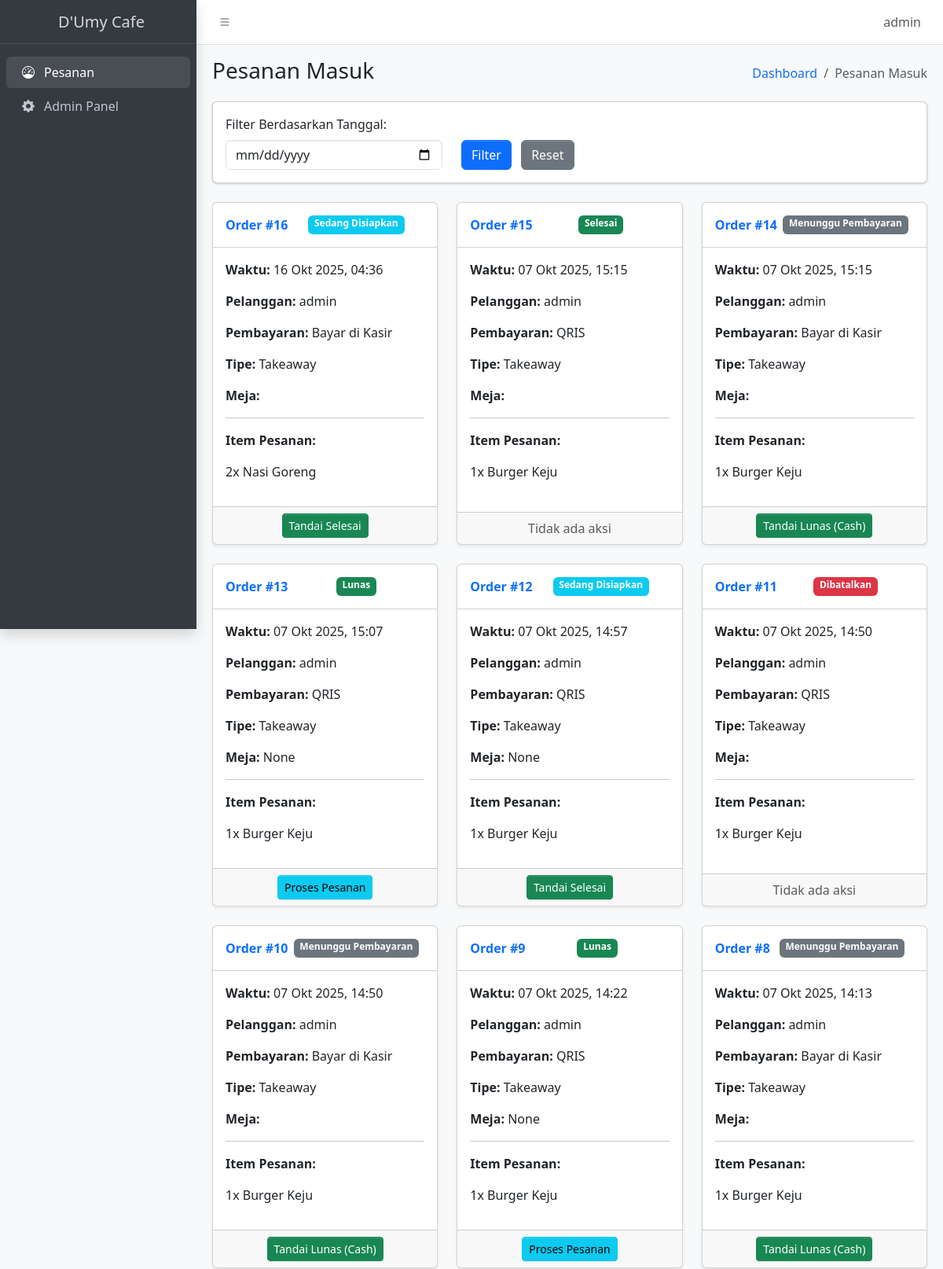
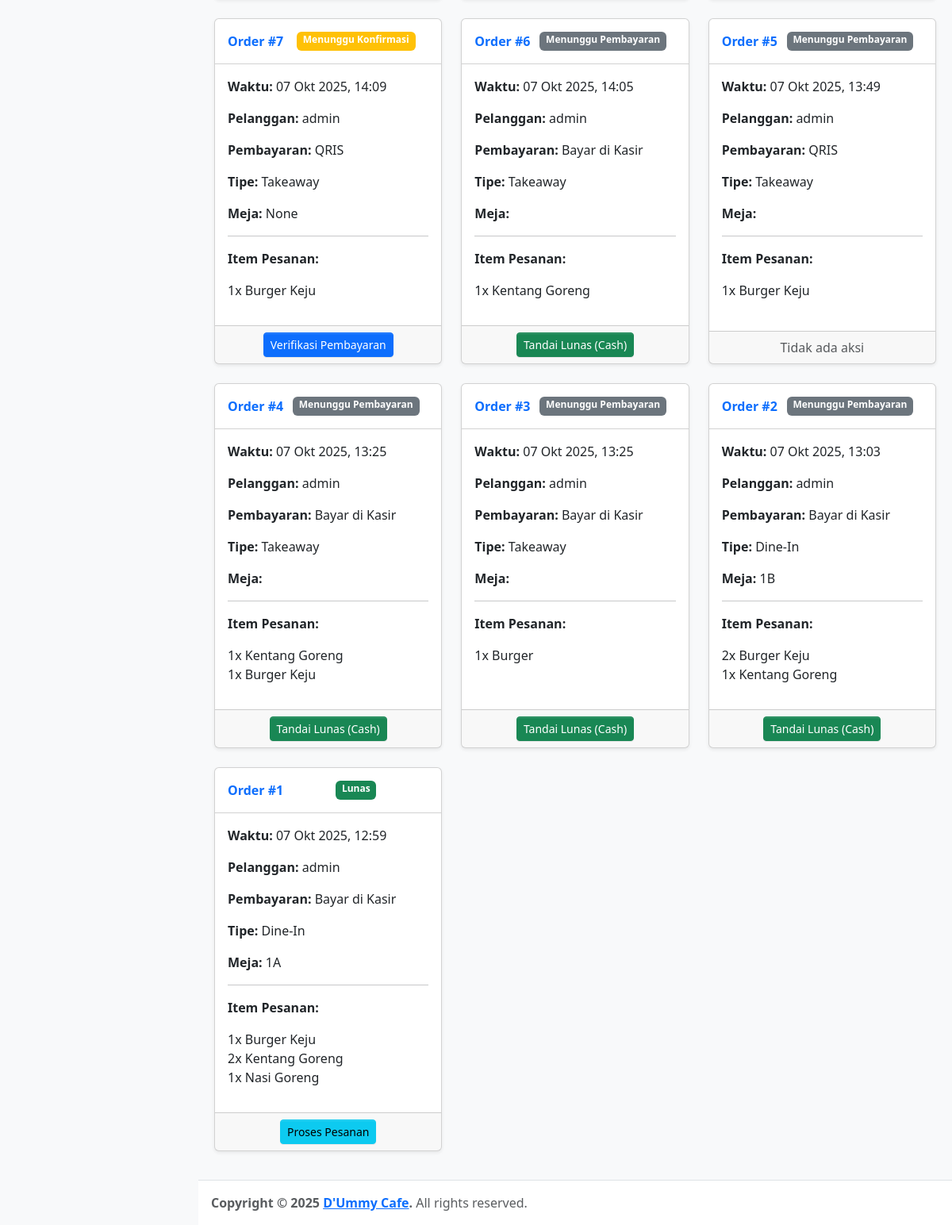
The page /dashboard/ (signed in) on the database its author committed (2 pictures, top to bottom).
### order/models.py (models this page shows, shortened)
class Order(models.Model):
    class OrderType(models.TextChoices):
        DINE_IN = 'Dine-In', 'Dine-In'
        TAKEAWAY = 'Takeaway', 'Takeaway'
    class PaymentMethod(models.TextChoices):
        CASH = 'Cash', 'Bayar di Kasir'
        QRIS = 'QRIS', 'QRIS'
    class OrderStatus(models.TextChoices):
        PENDING = 'Pending', 'Menunggu Pembayaran'
        WAITING_CONFIRMATION = 'Waiting Confirmation', 'Menunggu Konfirmasi'
        PAID = 'Paid', 'Lunas'
        PROCESSING = 'Processing', 'Sedang Disiapkan'
        COMPLETED = 'Completed', 'Selesai'
        CANCELED = 'Canceled', 'Dibatalkan'
    user = models.ForeignKey(User, on_delete=models.SET_NULL, null=True, blank=True) # Siapa yang memesan
    order_type = models.CharField(max_length=10, choices=OrderType.choices, default=OrderType.DINE_IN)
    table_number = models.CharField(max_length=5, null=True, blank=True) # Nomor meja jika dine-in
    payment_method = models.CharField(max_length=10, choices=PaymentMethod.choices, default=PaymentMethod.CASH)
    status = models.CharField(max_length=25, choices=OrderStatus.choices, default=OrderStatus.PENDING)
    payment_proof = models.ImageField(upload_to='payment_proofs/', null=True, blank=True)
    created_at = models.DateTimeField(auto_now_add=True) # Kapan pesanan dibuat
    is_paid = models.BooleanField(default=False) # Status pembayaran
    class Meta:
        ordering = ['-created_at']

class OrderItem(models.Model):
    order = models.ForeignKey(Order, related_name='items', on_delete=models.CASCADE)
    product = models.ForeignKey(ListMenu, related_name='order_items', on_delete=models.CASCADE)
    price = models.DecimalField(max_digits=10, decimal_places=2) # Harga produk saat dibeli
    quantity = models.PositiveIntegerField(default=1)

### menu/models.py (models this page shows, shortened)
class ListMenu(models.Model):
    name = models.CharField(max_length=100)
    slug = models.SlugField(unique=True, help_text="Teks unik untuk URL, akan terisi otomatis jika dikosongkan.")
    description = models.TextField()
    image = models.ImageField(upload_to='menu_images/')
    price = models.DecimalField(max_digits=8, decimal_places=2)
    category = models.ForeignKey(Category, on_delete=models.CASCADE, related_name="list_menu")

### dashboard/views.py (the view)
# urls.py: path('', views.dashboard_view, name='main'),
@staff_member_required
def dashboard_view(request):
    selected_date = request.GET.get('tanggal', None)
    orders = Order.objects.all().order_by('-created_at')
    if selected_date:
        orders = orders.filter(created_at__date=selected_date)
    context = {
        'orders': orders,
        'selected_date': selected_date,
    }
    return render(request, 'dashboard/dashboard.html', context)

### order/context_processors.py (called while the page is built)
def cart_item_count(request):
    cart = request.session.get('cart', {})
    count = sum(item['quantity'] for item in cart.values())
    return {'cart_item_count': count}

### dashboard/templates/dashboard/dashboard.html (shortened to what this page needs)
{% extends 'dashboard/dashboard_base.html' %} {% load static %} {% load humanize
%} {% block page_title %} Pesanan Masuk {% endblock %} {% block breadcrumb %}
Pesanan Masuk {% endblock breadcrumb %} {% block content %}
<div class="card mb-4">
  <div class="card-body">
    <form
      method="GET"
      action="{% url 'dashboard:main' %}"
      class="row align-items-end"
    >
      <div class="col-md-4">
        <label for="tanggal" class="form-label"
          >Filter Berdasarkan Tanggal:</label
        >
        <input
          type="date"
          name="tanggal"
          id="tanggal"
          class="form-control"
          value="{{ selected_date }}"
        />
      </div>
      <div class="col-md-4">
        <button type="submit" class="btn btn-primary">Filter</button>
        <a href="{% url 'dashboard:main' %}" class="btn btn-secondary ms-2"
          >Reset</a
        >
      </div>
    </form>
  </div>
</div>
<div class="row">
  {% for order in orders %}
  <div class="col-md-6 col-lg-4 mb-4">
    <div class="card h-100 shadow-sm">
      <div class="card-header d-flex justify-content-between">
        <strong class="text-primary">Order #{{ order.id }}</strong>
        <span
          class="badge {% if order.status == 'Completed' %}bg-success {% elif order.status == 'Paid' %}bg-success {% elif order.status == 'Processing' %}bg-info {% elif order.status == 'Waiting Confirmation' %}bg-warning {% elif order.status == 'Canceled' %}bg-danger {% else %}bg-secondary {% endif %}"
        >
          {{ order.get_status_display }}
        </span>
      </div>
      <div class="card-body">
        <p><strong>Waktu:</strong> {{ order.created_at|date:"d M Y, H:i" }}</p>
        <p><strong>Pelanggan:</strong> {{ order.user.username }}</p>
        <p>
          <strong>Pembayaran:</strong> {{ order.get_payment_method_display }}
        </p>
        <p><strong>Tipe:</strong> {{ order.order_type }}</p>
        <p><strong>Meja:</strong> {{order.table_number }}</p>
        <hr />
        <p><strong>Item Pesanan:</strong></p>
        <ul class="list-unstyled">
          {% for item in order.items.all %}
          <li>{{ item.quantity }}x {{ item.product.name }}</li>
          {% endfor %}
        </ul>
      </div>
      <div class="card-footer text-center">
        {% if order.status == 'Waiting Confirmation' %}
        <a
          href="{% url 'dashboard:order_detail' order_id=order.id %}"
          class="btn btn-primary btn-sm"
          >Verifikasi Pembayaran</a
        >
        {% elif order.status == 'Pending' and order.payment_method == 'Cash' %}
        <form
          action="{% url 'dashboard:mark_as_paid' order_id=order.id %}"
          method="POST"
          class="d-inline"
        >
          <button type="submit" class="btn btn-success btn-sm">
            Tandai Lunas (Cash)
          </button>
        </form>
        {% elif order.status == 'Paid' %}
        <form
          action="{% url 'dashboard:process_order' order_id=order.id %}"
          method="POST"
          class="d-inline"
        >
          <button type="submit" class="btn btn-info btn-sm">
            Proses Pesanan
          </button>
        </form>
        {% elif order.status == 'Processing' %}
        <form
          action="{% url 'dashboard:complete_order' order_id=order.id %}"
          method="POST"
          class="d-inline"
        >
          <button type="submit" class="btn btn-success btn-sm">
            Tandai Selesai
          </button>
        </form>
        {% else %}
        <span class="text-muted">Tidak ada aksi</span>
        {% endif %}
      </div>
    </div>
  </div>
  {% empty %}
  <div class="col-12 text-center">
    <div class="alert alert-info">Belum ada pesanan yang masuk.</div>
  </div>
  {% endfor %}
</div>
{% endblock content %}

### dashboard/templates/dashboard/dashboard_base.html (shortened to what this page needs)
{% load static %}
<!DOCTYPE html>
<html lang="en">
  <head>
    <link
      rel="stylesheet"
      href="https://cdn.jsdelivr.net/npm/@fontsource/source-sans-3@5.0.12/index.css"
    />
    <link
      rel="stylesheet"
      href="https://cdn.jsdelivr.net/npm/bootstrap-icons@1.11.1/font/bootstrap-icons.css"
    />
    <link rel="stylesheet" href="{% static 'dist/css/adminlte.css' %}" />
  </head>
  <body class="layout-fixed sidebar-expand-lg bg-body-tertiary">
    <div class="app-wrapper">
      <nav class="app-header navbar navbar-expand bg-body">
        <div class="container-fluid">
          <ul class="navbar-nav">
            <li class="nav-item">
              <a
                class="nav-link"
                data-lte-toggle="sidebar"
                href="#"
                role="button"
              >
                <i class="bi bi-list"></i>
              </a>
            </li>
          </ul>
          <ul class="navbar-nav ms-auto">
            {% if user.is_authenticated %}
            <li class="nav-item dropdown user-menu">
              <a
                href="#"
                class="nav-link dropdown-toggle"
                data-bs-toggle="dropdown"
              >
                <span class="d-none d-md-inline">{{ user.username }}</span>
              </a>
            </li>
            {% endif %}
          </ul>
        </div>
      </nav>
      <aside class="app-sidebar bg-body-secondary shadow" data-bs-theme="dark">
        <div class="sidebar-brand">
          <a href="{% url 'dashboard:main' %}" class="brand-link">
            <span class="brand-text fw-light">D'Umy Cafe</span>
          </a>
        </div>
        <div class="sidebar-wrapper">
          <nav class="mt-2">
            <ul
              class="nav sidebar-menu flex-column"
              data-lte-toggle="treeview"
              role="navigation"
            >
              <li class="nav-item">
                <a
                  href="{% url 'dashboard:main' %}"
                  class="nav-link {% if request.resolver_match.url_name == 'main' %}active{% endif %}"
                >
                  <i class="nav-icon bi bi-speedometer"></i>
                  <p>Pesanan</p>
                </a>
              </li>
              <li class="nav-item">
                <a
                  href="{% url 'admin:index' %}"
                  class="nav-link"
                  target="_blank"
                >
                  <i class="nav-icon bi bi-gear-fill"></i>
                  <p>Admin Panel</p>
                </a>
              </li>
            </ul>
          </nav>
        </div>
      </aside>
      <main class="app-main">
        <div class="app-content-header">
          <div class="container-fluid">
            <div class="row">
              <div class="col-sm-6">
                <h3 class="mb-0">{% block page_title %}{% endblock %}</h3>
              </div>
              <div class="col-sm-6">
                <ol class="breadcrumb float-sm-end">
                  <li class="breadcrumb-item">
                    <a href="{% url 'dashboard:main' %}">Dashboard</a>
                  </li>
                  <li class="breadcrumb-item active" aria-current="page">
                    {% block breadcrumb %}{% endblock %}
                  </li>
                </ol>
              </div>
            </div>
          </div>
        </div>
        <div class="app-content">
          <div class="container-fluid">
            {% block content %} {% endblock content %}
          </div>
        </div>
      </main>
      <footer class="app-footer">
        <strong>Copyright &copy; 2025 <a href="#">D'Ummy Cafe</a>.</strong>
        All rights reserved.
      </footer>
    </div>
  </body>
</html>

### rows shown on the page
Order: id "16", status "Sedang Disiapkan", created_at "16 Okt 2025, 04:36", user.username "admin", payment_method "Bayar di Kasir", order_type "Takeaway", shows "Tandai Selesai"
OrderItem: quantity "2", product.name "Nasi Goreng"
Order: id "15", status "Selesai", created_at "07 Okt 2025, 15:15", user.username "admin", payment_method "QRIS", order_type "Takeaway", shows "Tidak ada aksi"
OrderItem: quantity "1", product.name "Burger Keju"
Order: id "14", status "Menunggu Pembayaran", created_at "07 Okt 2025, 15:15", user.username "admin", payment_method "Bayar di Kasir", order_type "Takeaway", shows "Tandai Lunas (Cash)"
OrderItem: quantity "1", product.name "Burger Keju"
Order: id "13", status "Lunas", created_at "07 Okt 2025, 15:07", user.username "admin", payment_method "QRIS", order_type "Takeaway", table_number "None", shows "Proses Pesanan"
OrderItem: quantity "1", product.name "Burger Keju"
Order: id "12", status "Sedang Disiapkan", created_at "07 Okt 2025, 14:57", user.username "admin", payment_method "QRIS", order_type "Takeaway", table_number "None", shows "Tandai Selesai"
OrderItem: quantity "1", product.name "Burger Keju"
Order: id "11", status "Dibatalkan", created_at "07 Okt 2025, 14:50", user.username "admin", payment_method "QRIS", order_type "Takeaway", shows "Tidak ada aksi"
OrderItem: quantity "1", product.name "Burger Keju"
Order: id "10", status "Menunggu Pembayaran", created_at "07 Okt 2025, 14:50", user.username "admin", payment_method "Bayar di Kasir", order_type "Takeaway", shows "Tandai Lunas (Cash)"
OrderItem: quantity "1", product.name "Burger Keju"
Order: id "9", status "Lunas", created_at "07 Okt 2025, 14:22", user.username "admin", payment_method "QRIS", order_type "Takeaway", table_number "None", shows "Proses Pesanan"
OrderItem: quantity "1", product.name "Burger Keju"
Order: id "8", status "Menunggu Pembayaran", created_at "07 Okt 2025, 14:13", user.username "admin", payment_method "Bayar di Kasir", order_type "Takeaway", shows "Tandai Lunas (Cash)"
OrderItem: quantity "1", product.name "Burger Keju"
Order: id "7", status "Menunggu Konfirmasi", created_at "07 Okt 2025, 14:09", user.username "admin", payment_method "QRIS", order_type "Takeaway", table_number "None", shows "Verifikasi Pembayaran"
OrderItem: quantity "1", product.name "Burger Keju"
Order: id "6", status "Menunggu Pembayaran", created_at "07 Okt 2025, 14:05", user.username "admin", payment_method "Bayar di Kasir", order_type "Takeaway", shows "Tandai Lunas (Cash)"
OrderItem: quantity "1", product.name "Kentang Goreng"
Order: id "5", status "Menunggu Pembayaran", created_at "07 Okt 2025, 13:49", user.username "admin", payment_method "QRIS", order_type "Takeaway", shows "Tidak ada aksi"
OrderItem: quantity "1", product.name "Burger Keju"
Order: id "4", status "Menunggu Pembayaran", created_at "07 Okt 2025, 13:25", user.username "admin", payment_method "Bayar di Kasir", order_type "Takeaway", shows "Tandai Lunas (Cash)"
OrderItem: quantity "1", product.name "Kentang Goreng"
OrderItem: quantity "1", product.name "Burger Keju"
Order: id "3", status "Menunggu Pembayaran", created_at "07 Okt 2025, 13:25", user.username "admin", payment_method "Bayar di Kasir", order_type "Takeaway", shows "Tandai Lunas (Cash)"
OrderItem: quantity "1", product.name "Burger"
Order: id "2", status "Menunggu Pembayaran", created_at "07 Okt 2025, 13:03", user.username "admin", payment_method "Bayar di Kasir", order_type "Dine-In", table_number "1B", shows "Tandai Lunas (Cash)"
OrderItem: quantity "2", product.name "Burger Keju"
OrderItem: quantity "1", product.name "Kentang Goreng"
Order: id "1", status "Lunas", created_at "07 Okt 2025, 12:59", user.username "admin", payment_method "Bayar di Kasir", order_type "Dine-In", table_number "1A", shows "Proses Pesanan"
OrderItem: quantity "1", product.name "Burger Keju"
OrderItem: quantity "2", product.name "Kentang Goreng"
OrderItem: quantity "1", product.name "Nasi Goreng"

### other values the page prints
{{ user.username }} "admin"
